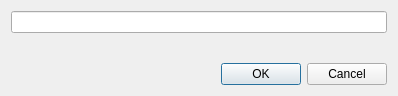
<?xml version="1.0" encoding="UTF-8"?>
<ui version="4.0">
 <class>SourceDialog</class>
 <widget class="QDialog" name="SourceDialog">
  <property name="geometry">
   <rect>
    <x>0</x>
    <y>0</y>
    <width>398</width>
    <height>96</height>
   </rect>
  </property>
  <property name="windowTitle">
   <string>Source</string>
  </property>
  <layout class="QVBoxLayout" name="verticalLayout">
   <item>
    <widget class="QLineEdit" name="ui_source"/>
   </item>
   <item>
    <spacer name="verticalSpacer">
     <property name="orientation">
      <enum>Qt::Vertical</enum>
     </property>
     <property name="sizeHint" stdset="0">
      <size>
       <width>20</width>
       <height>40</height>
      </size>
     </property>
    </spacer>
   </item>
   <item>
    <widget class="QDialogButtonBox" name="buttonBox">
     <property name="orientation">
      <enum>Qt::Horizontal</enum>
     </property>
     <property name="standardButtons">
      <set>QDialogButtonBox::Cancel|QDialogButtonBox::Ok</set>
     </property>
    </widget>
   </item>
  </layout>
 </widget>
 <resources/>
 <connections>
  <connection>
   <sender>buttonBox</sender>
   <signal>accepted()</signal>
   <receiver>SourceDialog</receiver>
   <slot>accept()</slot>
   <hints>
    <hint type="sourcelabel">
     <x>248</x>
     <y>254</y>
    </hint>
    <hint type="destinationlabel">
     <x>157</x>
     <y>274</y>
    </hint>
   </hints>
  </connection>
  <connection>
   <sender>buttonBox</sender>
   <signal>rejected()</signal>
   <receiver>SourceDialog</receiver>
   <slot>reject()</slot>
   <hints>
    <hint type="sourcelabel">
     <x>316</x>
     <y>260</y>
    </hint>
    <hint type="destinationlabel">
     <x>286</x>
     <y>274</y>
    </hint>
   </hints>
  </connection>
 </connections>
</ui>
